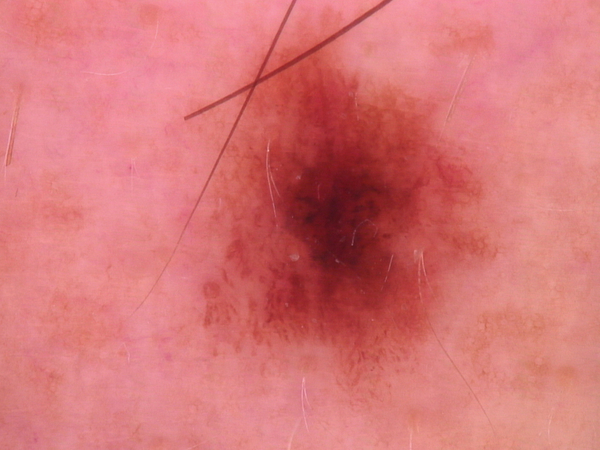
#> input picture example.jpg, 600 x 450 px
$ python mask.py   (older library calls are emulated)
#> lines starting #> are read from the running program, lines starting #| are printed output that depends on the picture; after the words box and inside, x2 and y2 are one past the last pixel; in counts of white or black regions, pixels touching at a corner belong together
import cv2
import numpy as np
import matplotlib.pyplot as plt

def transform_image_into_mask(image_path):
#> called with image_path = 'example.jpg'
    image = cv2.imread(image_path)
#> image is the input picture: shape (450, 600, 3); mean B, G, R 118.5, 117.6, 214.7
    image_rgb = cv2.cvtColor(image, cv2.COLOR_BGR2RGB)
    gray = cv2.cvtColor(image_rgb, cv2.COLOR_RGB2GRAY)
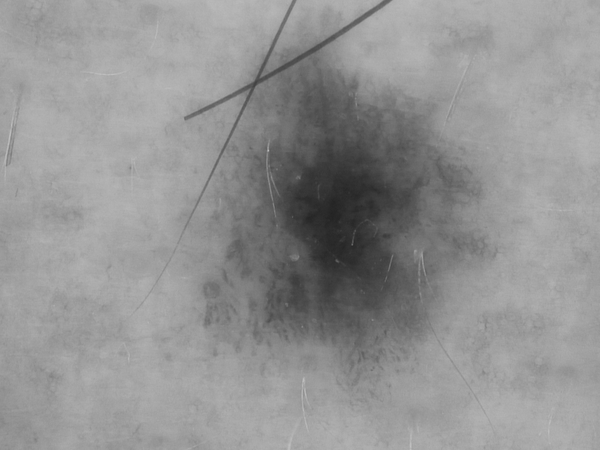
#> gray: shape (450, 600); min 34, max 194, mean 146.8
    _, binary = cv2.threshold(gray, 0, 255, cv2.THRESH_BINARY + cv2.THRESH_OTSU)
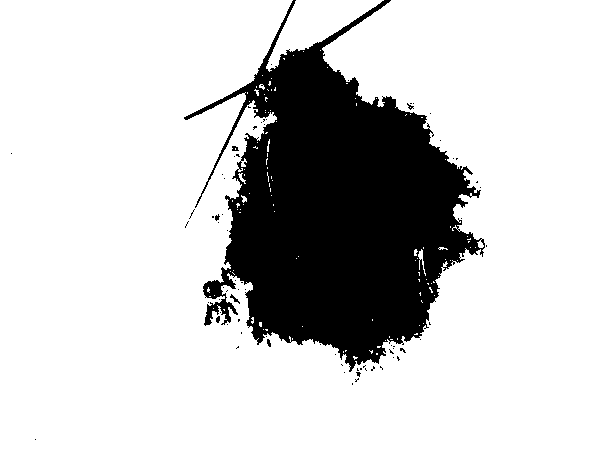
#> binary: shape (450, 600); 79.4% white; 73 black regions (66 under 20 px), largest, box (x1, y1, x2, y2) and area: (184, 0, 485, 372) 55304, (230, 294, 240, 304) 31, (232, 146, 239, 151) 26
    mask = (binary > 0).astype(np.uint8)
    return mask

mask = transform_image_into_mask("example.jpg")

scale = 1
delta = 0
ddepth = cv2.CV_16S

image = cv2.imread("example.jpg")
image_rgb = cv2.cvtColor(image, cv2.COLOR_BGR2RGB)

gauss = cv2.GaussianBlur(image_rgb, (3, 3), 0)

Z = gauss.reshape((-1, 3))
Z = np.float32(Z)

criteria = (cv2.TERM_CRITERIA_EPS + cv2.TERM_CRITERIA_MAX_ITER, 10, 1.0)
K = 3
ret, k_label, center = cv2.kmeans(Z, K, None, criteria, 10, cv2.KMEANS_RANDOM_CENTERS)
#> ret = 100993516.6; center = [[145.2, 40.89, 44.08], [198.2, 86.4, 82.83], [227.7, 134.8, 136.3]]
center = np.uint8(center)
#> center = [[145, 40, 44], [198, 86, 82], [227, 134, 136]]
res = center[k_label.flatten()]
segmented_image = res.reshape((gauss.shape))
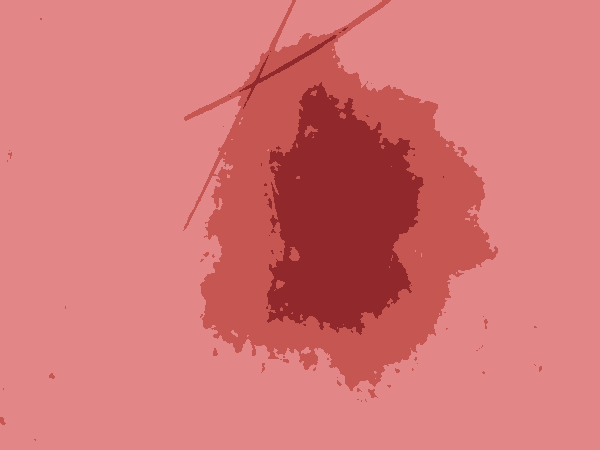
#> segmented_image: shape (450, 600, 3); mean R, G, B 214.2, 116.9, 118.2

# Yellow to blue idk why
segmented_gray = cv2.cvtColor(segmented_image, cv2.COLOR_RGB2GRAY)
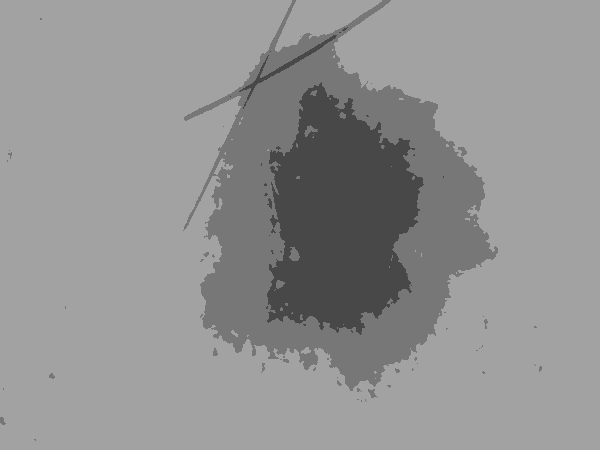
#> segmented_gray: shape (450, 600); min 72, max 162, mean 146.1

min_val = np.min(segmented_gray)
#> min_val = 72
final_mask = np.where(segmented_gray == min_val, 0, 255).astype(np.uint8)
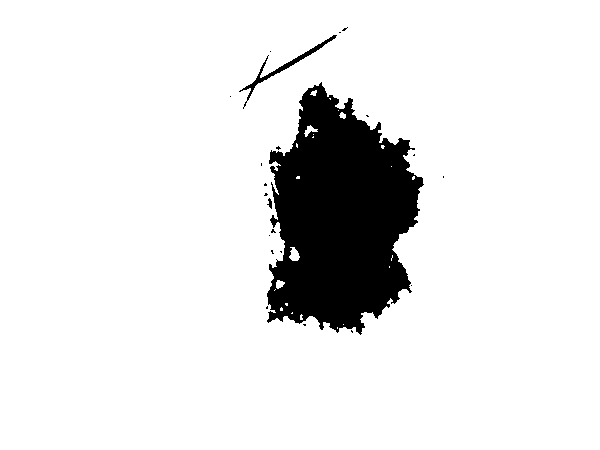
#> final_mask: shape (450, 600); 90.1% white; 22 black regions (19 under 20 px), largest, box (x1, y1, x2, y2) and area: (267, 82, 424, 335) 26176, (239, 35, 337, 109) 536, (267, 198, 272, 209) 30

final_mask = cv2.bitwise_not(final_mask)

CLOSE_KERNEL_SIZE = (7, 7)
CLOSE_ITERATIONS = 1
close_kernel = cv2.getStructuringElement(cv2.MORPH_ELLIPSE, CLOSE_KERNEL_SIZE)
closed_mask = cv2.morphologyEx(final_mask, cv2.MORPH_CLOSE, close_kernel, iterations=CLOSE_ITERATIONS)
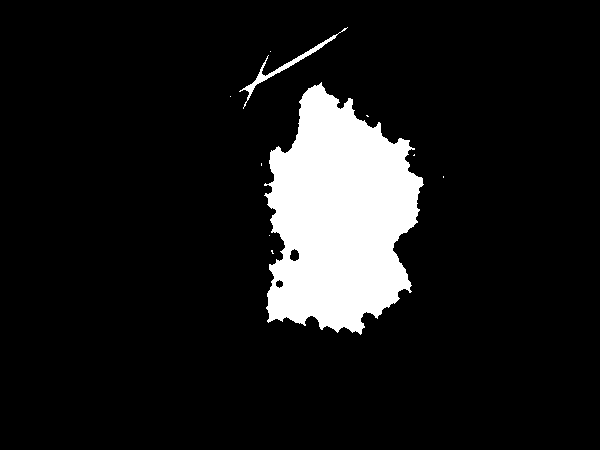
#> closed_mask: shape (450, 600); 10.3% white; 10 white regions (8 under 20 px), largest, box (x1, y1, x2, y2) and area: (264, 82, 424, 335) 27143, (239, 27, 348, 109) 585

ERODE_KERNEL_SIZE = (7, 7)
ERODE_ITERATIONS = 1
erode_kernel = cv2.getStructuringElement(cv2.MORPH_ELLIPSE, ERODE_KERNEL_SIZE)
eroded_mask = cv2.erode(closed_mask, erode_kernel, iterations=ERODE_ITERATIONS)
#> eroded_mask: shape (450, 600); 9% white; 3 white regions (2 under 20 px), largest, box (x1, y1, x2, y2) and area: (270, 87, 420, 330) 24370

OPEN_KERNEL_SIZE = (7, 7)
OPEN_ITERATIONS = 1
open_kernel = cv2.getStructuringElement(cv2.MORPH_ELLIPSE, OPEN_KERNEL_SIZE)
opened_mask = cv2.morphologyEx(eroded_mask, cv2.MORPH_OPEN, open_kernel, iterations=OPEN_ITERATIONS)
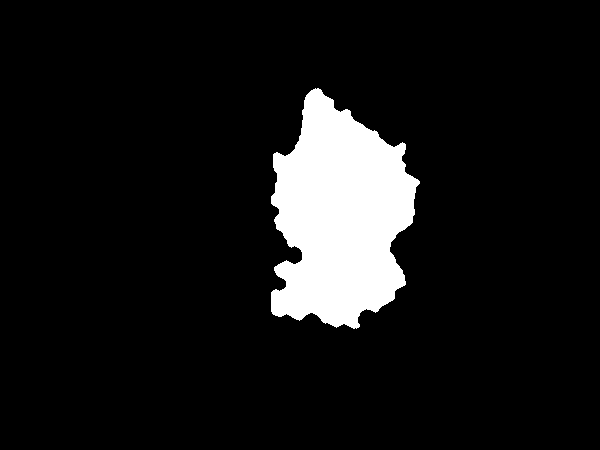
#> opened_mask: shape (450, 600); 9% white; 1 white region, box (x1, y1, x2, y2) and area: (271, 88, 420, 329) 24233

final_mask = opened_mask

num_labels, labels, stats, centroids = cv2.connectedComponentsWithStats(final_mask, connectivity=8)
#> num_labels = 2; stats = [[0, 0, 600, 450, 245767], [271, 88, 149, 241, 24233]]; centroids = [[295.6, 225.3], [339.6, 216.3]]

region_image = np.zeros_like(final_mask, dtype=np.uint8)

for i in range(2, num_labels):
    x, y, w, h, area = stats[i]
    print(area)
    if area <= 25000000:
        cv2.rectangle(region_image, (x, y), (x + w, y + h), 255, 2)
#> region_image: shape (450, 600); every value is 0

cleared_mask = cv2.bitwise_xor(final_mask, region_image)

fig, ax = plt.subplots(2, 2, figsize=(12,8))
ax[0,0].imshow(image, cmap="gray")
ax[0,0].set_title("Image")
ax[0,0].axis("off")

ax[0,1].imshow(mask, cmap="gray")
ax[0,1].set_title("Binary Mask")
ax[0,1].axis("off")

ax[1,0].imshow(segmented_gray)
ax[1,0].set_title("GaussBlur + KMeans")
ax[1,0].axis('off')

ax[1,1].imshow(final_mask, cmap="gray")
ax[1,1].set_title("Clear beautiful image")
ax[1,1].axis('off')

plt.tight_layout()
plt.show()
#> figure, not shown here; B, G, R data is drawn as R, G, B
